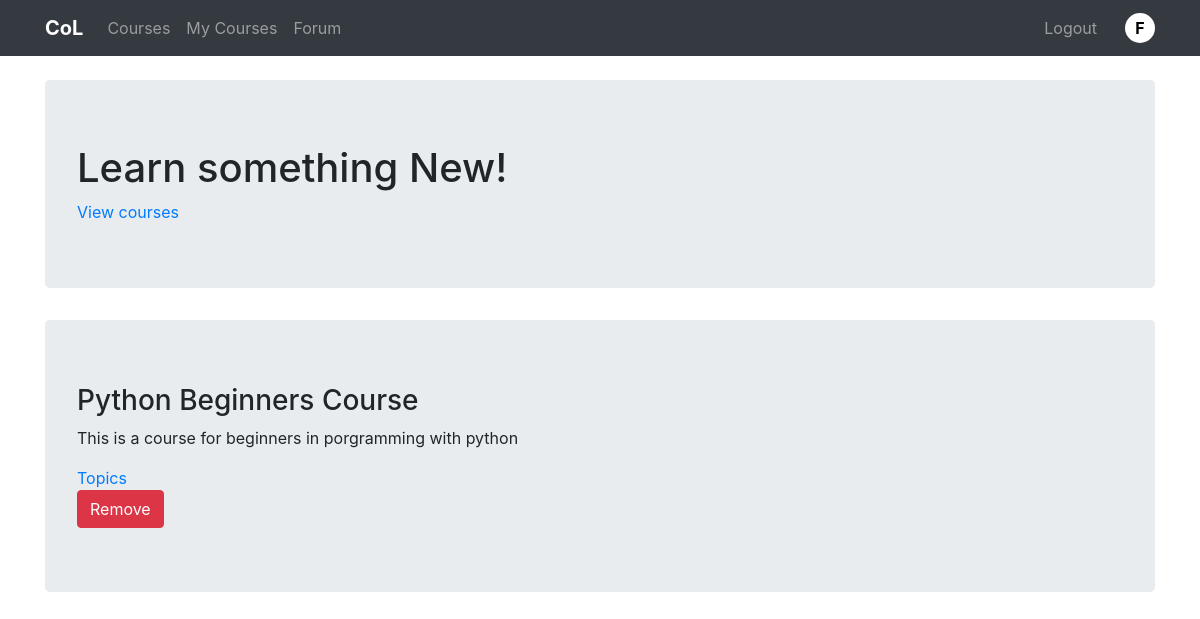
Page /courses/my-courses/ (signed in) on the committed database.
### courses/models.py (models this page shows, shortened)
class UserCourses(models.Model):
    user = models.ForeignKey(User, on_delete=models.CASCADE)
    course = models.ForeignKey(Course, on_delete=models.CASCADE)
    course_progress = models.IntegerField(default=0)

class Course(models.Model):
    course_name = models.CharField(max_length=80, unique=True)
    course_discription = models.CharField(max_length=800)
    course_url = models.CharField(max_length=30)

### courses/views.py (the view)
# urls.py: path('my-courses/', views.usercourses, name='user_courses'),
@login_required
def usercourses(req):
    user_courses = UserCourses.objects.filter(user=req.user)
    if len(user_courses) == 0:
        print('No courses')
        user_courses=None
    return render(req, 'user_courses.html',{
        'user_courses':user_courses,
    })

### courses/templates/user_courses.html (shortened to what this page needs)
{% extends 'base.html' %}
{% block content %}
<div class="container">
    <div class="jumbotron bg-cyan">
        <h1>Learn something New!</h1>
        <a href="{% url 'courses' %}">View courses</a>
    </div>
</div>
{% for course_item in user_courses %}
<div class="container">
    <div class="jumbotron">
        <h3>{{course_item.course.course_name}}</h3>
        <p>{{course_item.course.course_discription}}</p>
        <a href="{% url course_item.course.course_url %}">Topics</a>
        <form action="{% url 'remove_course' %}" method="GET">
            <input type="submit" value="Remove" class="btn btn-danger">
        </form>
    </div>
</div>
{% endfor %}
{% endblock %}

### templates/base.html (shortened to what this page needs)
<!DOCTYPE html>
<html lang="en">
<head>
    <link rel="stylesheet" href="https://stackpath.bootstrapcdn.com/bootstrap/4.3.1/css/bootstrap.min.css"
>
</head>
<body>
    <nav class="navbar navbar-dark bg-dark navbar-expand-lg ">
        <div class="container">
            <a href="{% url 'index' %}" class="navbar-brand" style="font-weight: bold;">CoL</a>
            <div class="collapse navbar-collapse" id="navbarSupportedContent">
                <div class="nav navbar-nav">
                    <a href="{% url 'courses' %}" class="nav-item nav-link">Courses</a>
                    {% if user.is_authenticated %}
                    <a href="{% url 'user_courses' %}" class="nav-item nav-link">My Courses</a>
                    {% endif %}
                    <a href="{% url 'forum' %}" class="nav-item nav-link">Forum</a>
                </div>
                <div class="nav navbar-nav ml-auto">
                    {% if user.is_authenticated %}
                    <a href="{% url 'logout' %}" class="nav-item nav-link">Logout</a>
                    <a href="{% url 'user_profile' %}" class="nav-item nav-link profile-img"><p class="centered">{{user.username|make_list|first|title}}</p></a>
                    {% else %}
                    <a href="{% url 'user_login' %}" class="nav-item nav-link">Login</a>
                    <a href="{% url 'register' %}" class="nav-item nav-link">Register</a>
                    {% endif %}
                </div>
            </div>
        </div>
    </nav>
    <br>
    {% block content %}{% endblock %}
</body>
</html>

### templates/base.html (style rules this page uses)
.profile-img { background-color: white; color: black !important; height: 30px; width: 30px; border-radius: 50%; position: relative; text-align: center !important; margin: auto; margin-left: 20px; }
.centered { position: absolute; top: 50%; left: 50%; transform: translate(-50%, -50%); font-weight: bold; }

### rows in the picture
UserCourses: course.course_name "Python Beginners Course", course.course_discription "This is a course for beginners in porgramming with python"

### other values in the picture
{{ user.username|make_list|first|title }} "F"
